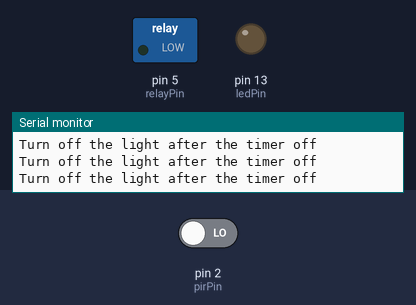
Bench run of a sketch on a simulated Arduino Uno, built with avr-gcc and run on an emulated ATmega328P. Parts: switched loads named in the sketch (green lamp = pin HIGH), output pins drawn as LEDs (lit = HIGH), the last lines printed to the serial monitor. The test bench sets the inputs (shaded band); at power-on: pin 2 (pirPin) LOW.

Above: at 2.8 s.
2.9 s: pin 2 (pirPin) driven HIGH
At 3.7 s:
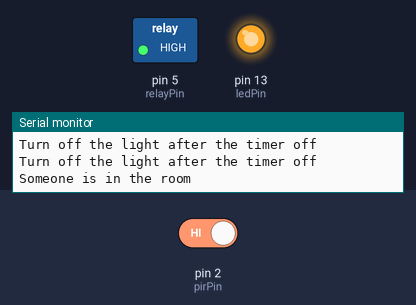
4.5 s: pin 2 (pirPin) driven LOW
At 6.5 s:
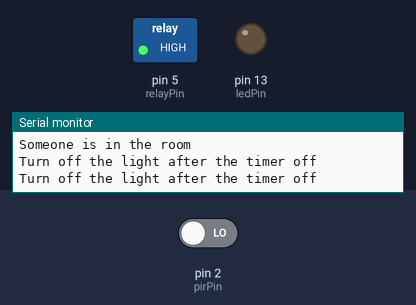
Timing chart, 0 to 8.0 s (numbered marks = the images above; inputs shaded):
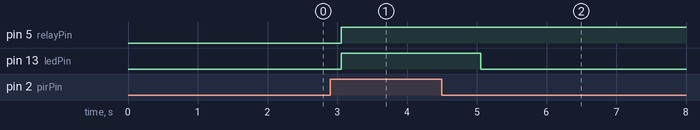

The sketch:

Relay-PIR-LED_Timer.ino
```cpp
#include "Temporizador.h"

// constants won't change. They're used here to set pin numbers:
const int pirPin  =   2;     // the number of the PIR pin
const int relayPin =   5;     // the number of the Relay pin
const int ledPin  =  13;      // the number of the LED pin
const uint32_t alarm = 1200000; // When the PIR is activate the counter restart a new count.
uint8_t  pirState = LOW;

Temporizador count(&activarRelay);

void setup() {
  // initialize the LED pin as an output:
  pinMode(ledPin, OUTPUT);
  // initialize the pushbutton pin as an input:
  pinMode(pirPin, INPUT);
  pinMode(relayPin, OUTPUT);
  Serial.begin(9600);
  Serial.println("Lamp Management Timer With Relay and PIR");
  Serial.println("with Arduino UNO R3 by Glanz and Freya");
}

void loop() {
  // read the state of the pushbutton value:
  pirState = digitalRead(pirPin);
  count.loop();
  // check if the pushbutton is pressed. If it is, the buttonState is HIGH:
  if (pirState == HIGH) {
    // turn LED on:
    Serial.println("Someone is in the room");
    digitalWrite(ledPin, HIGH);
    digitalWrite(relayPin, HIGH);
    count.set(alarm);
  } else {
    // turn LED off:
    digitalWrite(ledPin, LOW);
    Serial.println("Turn off the light after the timer off");
  }
  delay(1000);
}

void activarRelay(){
  digitalWrite(ledPin, LOW);
  digitalWrite(relayPin, LOW);  //When the timer is over the light is off
}
```

Temporizador.cpp
```cpp
#include "Temporizador.h"

/******* PUBLIC FUNCTIONS RELATED WITH SLAVES AND BASIC BOARDS        ************************/


Temporizador::Temporizador(void (*_timeoutCallback)())
{
  counter 				      = 0;
  timeoutCallback = _timeoutCallback;
}

void Temporizador::set(uint32_t _counter){
	counter 		= millis()+_counter;
	if (counter <millis()){
		counter = 0xFFFFFFFF;
	}
}
void Temporizador::loop(){
	if (counter == 0){
		return;
	}
	if(counter <= millis()){
		counter = 0;
		timeoutCallback();
	}
}
```

Temporizador.h
```cpp
#ifndef Temporizador_h
#define Temporizador_h
/*
Title: Temporizador (a counter or timer )
Author: Bernardo Lpez Daz
Description:
The class Temporizador defines the methods that implement the operation of a timer.
The loop method is invoked within the generic loop to update the counters.
The set method allows you to initialize a counter at a given value.
When you create an object of this class you have to pass the function to be called when the timer ends the account.
Once the account is finished, the timer does not restart.
*/
// includes files
#include "Arduino.h"

class Temporizador
{

  	public:
    	Temporizador(void (*_timeoutCallback)());
    	void set( uint32_t _counter);
    	void loop();

	private:
		uint32_t counter;
		void (*timeoutCallback)();
};

#endif
```

Measured:
- after the input at 2.9 s, pin 5 (relayPin), pin 13 (ledPin): LOW → HIGH after 0.16 s
- after the input at 4.5 s, pin 13 (ledPin): HIGH → LOW after 0.56 s
